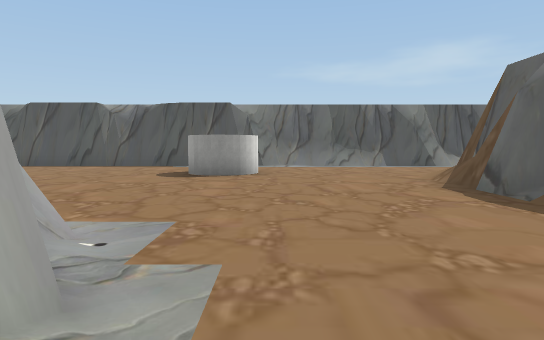
view 1 (above)

18 first-person views from a walk through a scene from a Unity 3-D project. The camera is 1.2 m above the floor, tilts 4° down and sees 75° across. The floor is counted in squares, 2 m on a side. Each view is taken from the middle of a square. On the plan, view 1 faces up. The plan holds only what a view shows up to about 10 squares ahead; the rest is blank. The place goes on beyond the plan. The player is left out. Some animated figures are left out. Some surface patterns are stand-ins.

view 2
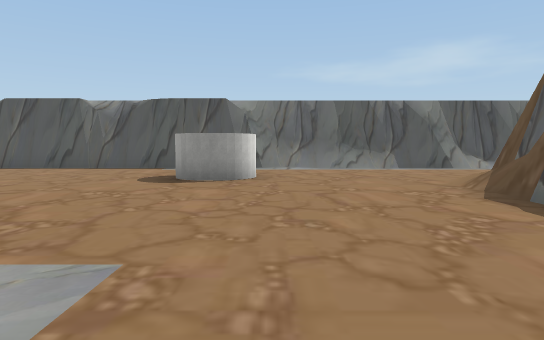

view 3
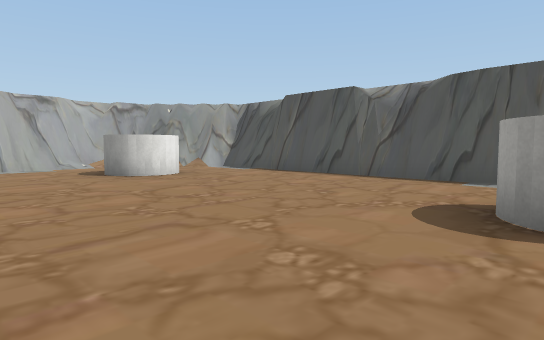

view 4
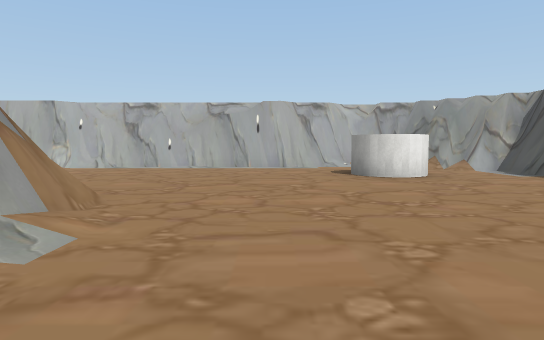

view 5
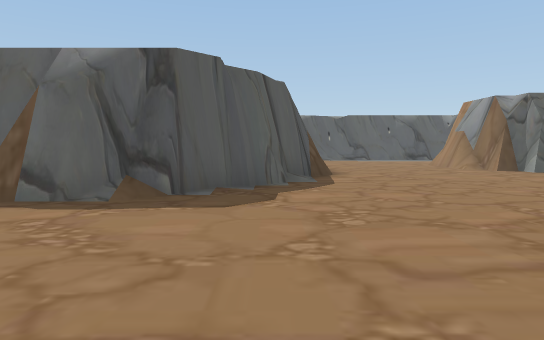

view 6
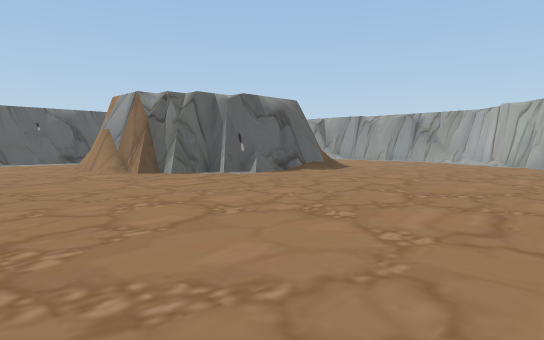

view 7
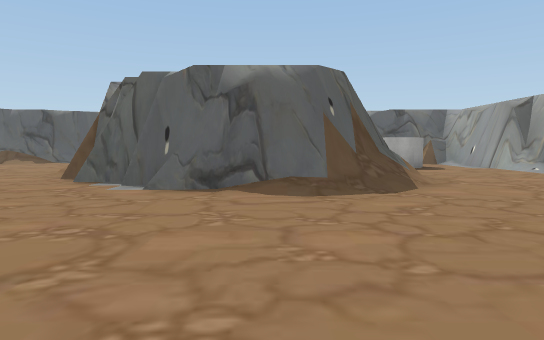

view 8
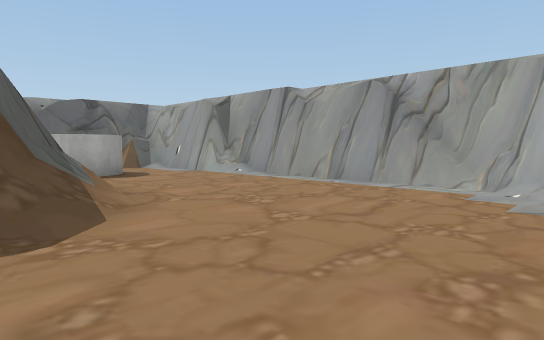

view 9
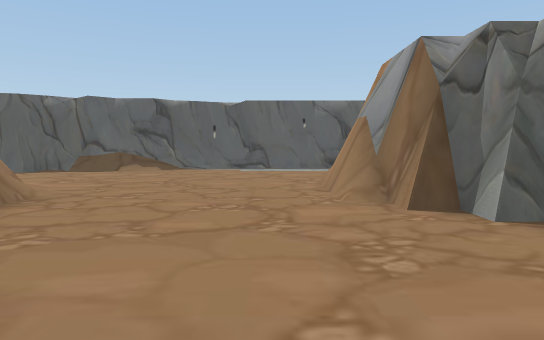

view 10
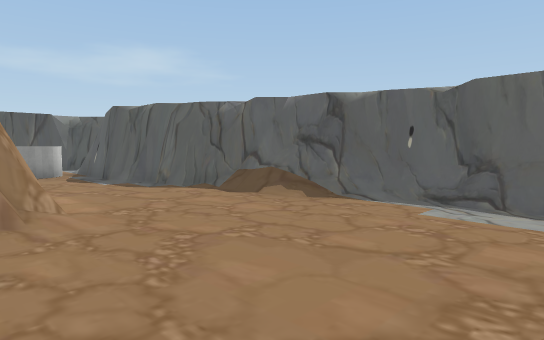

view 11
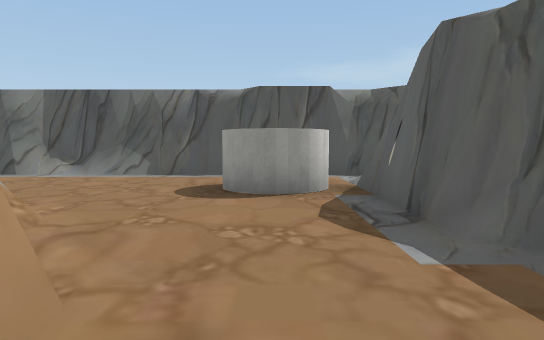

view 12
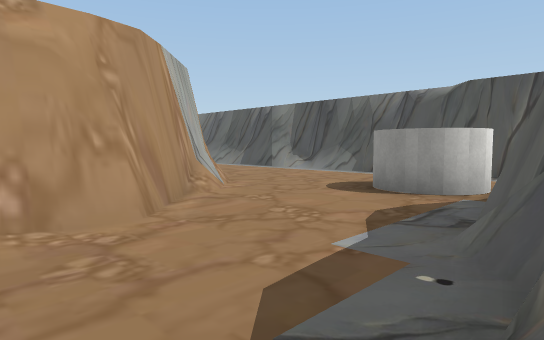

view 13
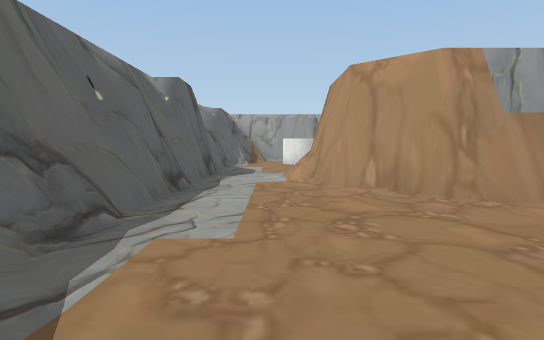

view 14
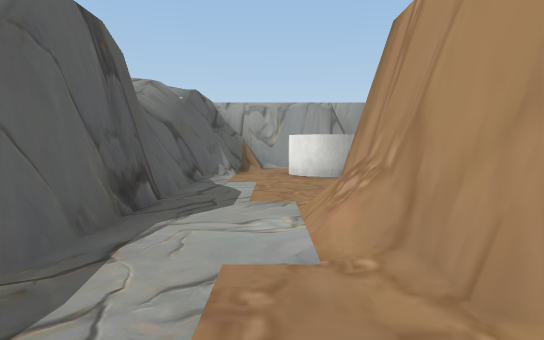

view 15
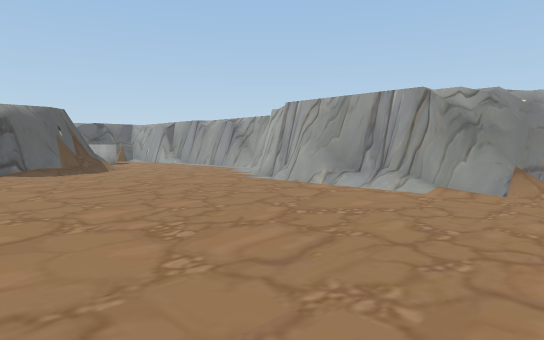

view 16
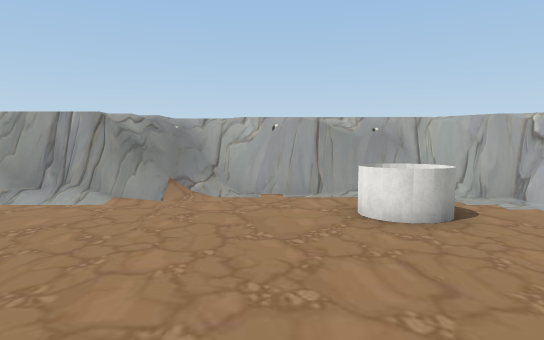

view 17
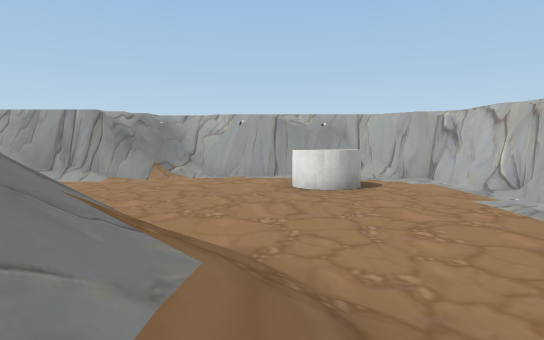

view 18
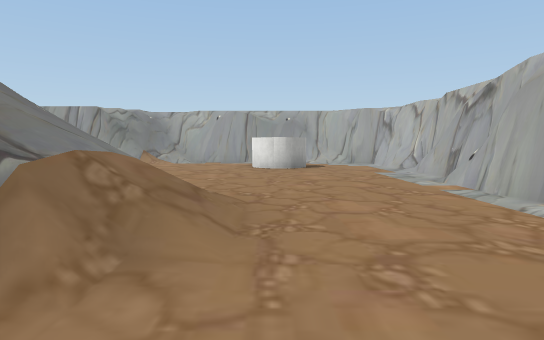

### Floor plan
Key: @ floor where view 1 was taken; # wall or solid block; . floor; / step, stairs or slope; = window, fence, low wall or low ledge; O other object.
Columns run from 12 left of view 1 to 14 right of it. Each row starts with its distance up from view 1.
 11   ########  #############
 10  ##......................
  9 ##/...................O.
  8 #/.OO......O............#
  7 #/.OO......O....  #.....#
  6 ##............./# ###...#
  5  #.............##   #...#
  4  #.............##   ##..##
  3  #...../## .....##   #...#
  2  #.....## #......## ##...##
  1  #...     ##......###....##
  0  #...       @............/#
 -1  #.../      ..............#
 -2  #...//     ..............#
 -3  #...//     ......../##...#
 -4  #...//=    .......#####..#
 -5 ##....///..........#   #..#
 -6 #/................##   #..#
 -7 #.................##   #..#
 -8 #.................###  ...#
 -9 #...O.............//#  ../#
-10 #..OO.................OO./#
-11 #........///#..........O.##
-12 ##////./#######..........#
-13  #########      ...../####
-14                 #######

Where each view was taken, in squares from view 1:
view 1: 0 up, 0 right, facing up
view 2: 1 up, 0 right, facing up
view 3: 4 up, 1 left, facing up-left
view 4: 5 up, 1 left, facing left
view 5: 2 up, 1 left, facing right
view 6: 0 up, 0 right, facing down-right
view 7: 7 down, 1 right, facing right
view 8: 8 down, 3 right, facing down-right
view 9: 2 down, 4 right, facing right
view 10: 3 down, 8 right, facing up-right
view 11: 3 up, 10 right, facing up
view 12: 3 up, 12 right, facing up-left
view 13: 1 up, 12 right, facing down
view 14: 3 down, 12 right, facing down
view 15: 5 down, 5 left, facing down-right
view 16: 4 down, 6 left, facing down
view 17: 2 down, 7 left, facing down
view 18: 0 up, 8 left, facing down
